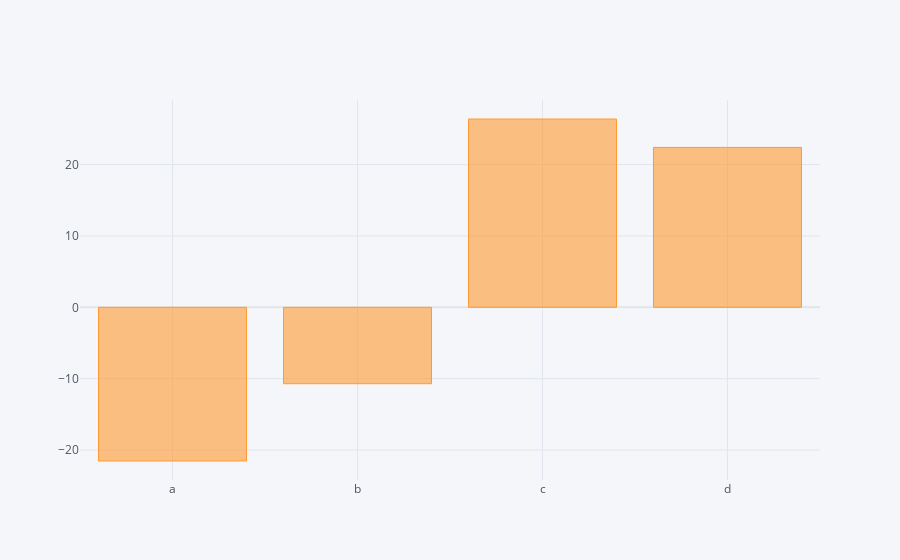

Notebook cell for this chart:
### Code cell
# Suma las columnas y crea un gráfico de barras con el resultado
dataframe.sum().iplot(kind='bar')

### Figure 1 — Plotly figure (JSON) as saved in the notebook; plotly's stock layout.template omitted (floating-point values rounded to 4 significant figures)
{"data": [{"marker": {"color": "rgba(255, 153, 51, 0.6)", "line": {"color": "rgba(255, 153, 51, 1.0)", "width": 1}}, "name": "None", "orientation": "v", "text": "", "type": "bar", "x": ["a", "b", "c", "d"], "y": [-21.53, -10.71, 26.38, 22.4]}], "layout": {"autosize": true, "legend": {"bgcolor": "#F5F6F9", "font": {"color": "#4D5663"}}, "paper_bgcolor": "#F5F6F9", "plot_bgcolor": "#F5F6F9", "title": {"font": {"color": "#4D5663"}}, "xaxis": {"autorange": true, "gridcolor": "#E1E5ED", "range": [-0.5, 3.5], "showgrid": true, "tickfont": {"color": "#4D5663"}, "title": {"font": {"color": "#4D5663"}, "text": ""}, "type": "category", "zerolinecolor": "#E1E5ED"}, "yaxis": {"autorange": true, "gridcolor": "#E1E5ED", "range": [-24.2, 29.04], "showgrid": true, "tickfont": {"color": "#4D5663"}, "title": {"font": {"color": "#4D5663"}, "text": ""}, "type": "linear", "zerolinecolor": "#E1E5ED"}}}
